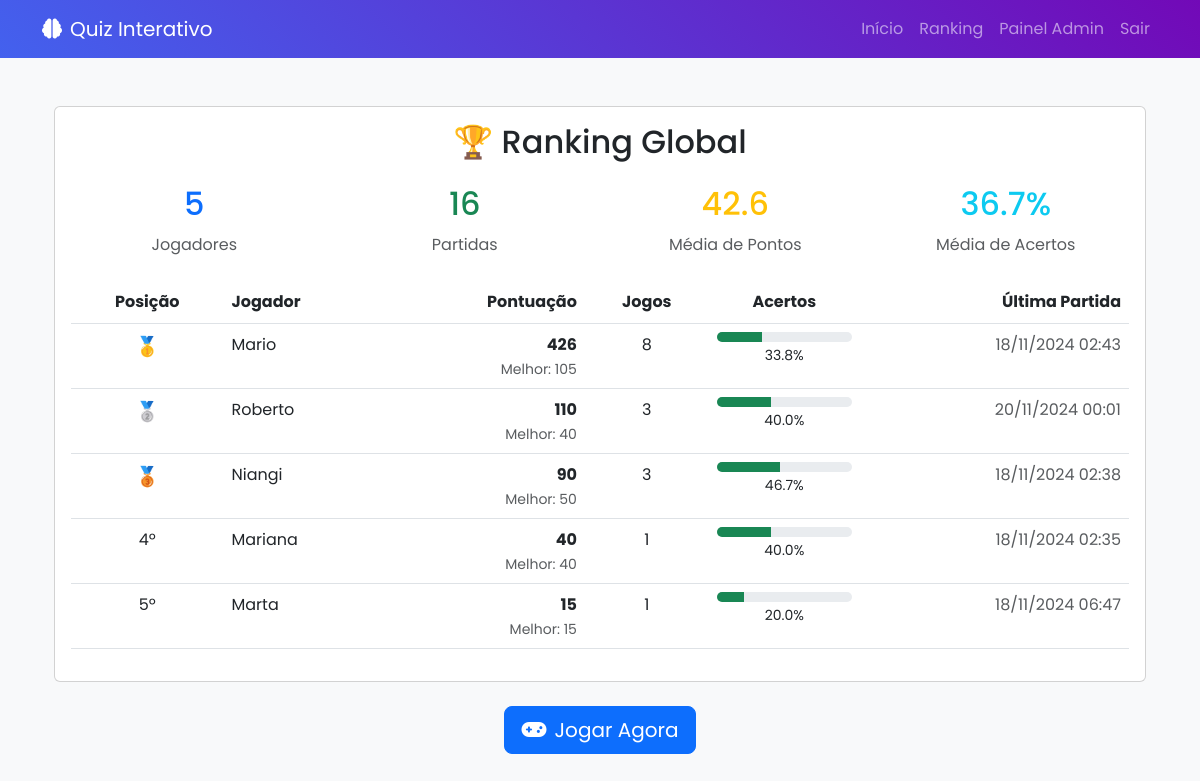
Page /ranking.php (signed in) on the committed database.
### tables this page shows
CREATE TABLE `jogadores` (
  `id` int(11) NOT NULL,
  `nome` varchar(100) NOT NULL,
  `pontuacao_total` int(11) DEFAULT 0,
  `melhor_pontuacao` int(11) DEFAULT 0,
  `jogos_completados` int(11) DEFAULT 0,
  `data_ultimo_jogo` timestamp NOT NULL DEFAULT current_timestamp() ON UPDATE current_timestamp(),
  `status` enum('ativo','inativo') NOT NULL DEFAULT 'ativo',
  `data_cadastro` datetime NOT NULL DEFAULT current_timestamp(),
  `ultima_partida` datetime DEFAULT NULL
);

### ranking.php (the view, shortened to what this page needs)
<?php
require_once 'includes/conexao.php';
try {
    $stmt = $conexao->query("
        SELECT
            j.id,
            j.nome,
            j.pontuacao_total,
            j.jogos_completados,
            COUNT(DISTINCT p.id) as total_partidas,
            MAX(p.pontuacao) as melhor_partida,
            AVG(p.pontuacao) as media_pontuacao,
            MAX(p.data_fim) as ultima_partida,
            SUM(p.acertos) as total_acertos,
            SUM(p.total_perguntas) as total_perguntas
        FROM jogadores j
        LEFT JOIN partidas p ON j.id = p.jogador_id
        WHERE p.status = 'finalizada'
        GROUP BY j.id
        ORDER BY j.pontuacao_total DESC
        LIMIT 100
    ");
    $ranking = $stmt->fetchAll(PDO::FETCH_ASSOC);
    $stmt = $conexao->query("
        SELECT
            COUNT(DISTINCT jogador_id) as total_jogadores,
            COUNT(*) as total_partidas,
            AVG(pontuacao) as media_pontuacao,
            MAX(pontuacao) as maior_pontuacao,
            AVG(acertos * 100.0 / total_perguntas) as media_acertos
        FROM partidas
        WHERE status = 'finalizada'
    ");
    $stats = $stmt->fetch(PDO::FETCH_ASSOC);
} catch(PDOException $e) {
    registrar_log('erro', 'Erro ao buscar ranking: ' . $e->getMessage());
    $ranking = [];
    $stats = [
        'total_jogadores' => 0,
        'total_partidas' => 0,
        'media_pontuacao' => 0,
        'maior_pontuacao' => 0,
        'media_acertos' => 0
    ];
}
require_once 'includes/header.php';
?>
<div class="container py-4">
    <div class="card mb-4">
        <div class="card-body">
            <h2 class="card-title text-center mb-4">🏆 Ranking Global</h2>
            <div class="row text-center mb-4">
                <div class="col-md-3">
                    <div class="h2 text-primary"><?php echo number_format($stats['total_jogadores']); ?></div>
                    <div class="text-muted">Jogadores</div>
                </div>
                <div class="col-md-3">
                    <div class="h2 text-success"><?php echo number_format($stats['total_partidas']); ?></div>
                    <div class="text-muted">Partidas</div>
                </div>
                <div class="col-md-3">
                    <div class="h2 text-warning"><?php echo number_format($stats['media_pontuacao'], 1); ?></div>
                    <div class="text-muted">Média de Pontos</div>
                </div>
                <div class="col-md-3">
                    <div class="h2 text-info"><?php echo number_format($stats['media_acertos'], 1); ?>%</div>
                    <div class="text-muted">Média de Acertos</div>
                </div>
            </div>
            <div class="table-responsive">
                <table class="table table-hover">
                    <thead>
                        <tr>
                            <th class="text-center">Posição</th>
                            <th>Jogador</th>
                            <th class="text-end">Pontuação</th>
                            <th class="text-center">Jogos</th>
                            <th class="text-center">Acertos</th>
                            <th class="text-end">Última Partida</th>
                        </tr>
                    </thead>
                    <tbody>
                        <?php if (empty($ranking)): ?>
                        <tr>
                            <td colspan="6" class="text-center py-4">
                                <i class="fas fa-info-circle me-2"></i>Nenhum jogador encontrado
                            </td>
                        </tr>
                        <?php else: ?>
                            <?php foreach ($ranking as $pos => $jogador):
                                $posicao = $pos + 1;
                                $taxa_acertos = $jogador['total_perguntas'] > 0
                                    ? ($jogador['total_acertos'] / $jogador['total_perguntas']) * 100
                                    : 0;
                            ?>
                            <tr class="<?php echo isset($_SESSION['jogador_id']) && $_SESSION['jogador_id'] == $jogador['id'] ? 'table-primary' : ''; ?>">
                                <td class="text-center">
                                    <?php if ($posicao <= 3): ?>
                                        <?php
                                        $medalha = match($posicao) {
                                            1 => '🥇',
                                            2 => '🥈',
                                            3 => '🥉'
                                        };
                                        echo "<span style='font-size: 1.2em;'>$medalha</span>";
                                        ?>
                                    <?php else: ?>
                                        <?php echo $posicao; ?>º
                                    <?php endif; ?>
                                </td>
                                <td>
                                    <?php echo htmlspecialchars($jogador['nome']); ?>
                                </td>
                                <td class="text-end">
                                    <strong><?php echo number_format($jogador['pontuacao_total']); ?></strong>
                                    <small class="text-muted d-block">
                                        Melhor: <?php echo number_format($jogador['melhor_partida']); ?>
                                    </small>
                                </td>
                                <td class="text-center">
                                    <?php echo $jogador['total_partidas']; ?>
                                </td>
                                <td class="text-center">
                                    <div class="progress" style="height: 10px;">
                                        <div class="progress-bar bg-success"
                                             role="progressbar"
                                             style="width: <?php echo $taxa_acertos; ?>%">
                                        </div>
                                    </div>
                                    <small><?php echo number_format($taxa_acertos, 1); ?>%</small>
                                </td>
                                <td class="text-end text-muted">
                                    <?php
                                        $data = new DateTime($jogador['ultima_partida']);
                                        echo $data->format('d/m/Y H:i');
                                    ?>
                                </td>
                            </tr>
                            <?php endforeach; ?>
                        <?php endif; ?>
                    </tbody>
                </table>
            </div>
        </div>
    </div>
    <div class="text-center">
        <a href="index.php" class="btn btn-primary btn-lg">
            <i class="fas fa-gamepad me-2"></i>Jogar Agora
        </a>
    </div>
</div>
<?php require_once 'includes/footer.php'; ?>

### assets/css/estilo.css (style rules this page uses)
:root { --cor-primaria: #4361ee; --cor-secundaria: #7209b7; --cor-acento: #3a0ca3; --cor-fundo: #f8f9fa; --cor-texto: #2b2d42; --cor-sucesso: #4caf50; --cor-erro: #f44336; }
body { font-family: 'Poppins', sans-serif; background-color: var(--cor-fundo); color: var(--cor-texto); line-height: 1.6; }

### rows in the picture
jogadores: medalha "🥇", nome "Mario", pontuacao_total "426", melhor_partida "105", total_partidas "8", $taxa_acertos 33.846153846154 (drawn), taxa_acertos "33.8", format "18/11/2024 02:43"
jogadores: medalha "🥈", nome "Roberto", pontuacao_total "110", melhor_partida "40", total_partidas "3", taxa_acertos "40.0", format "20/11/2024 00:01"
jogadores: medalha "🥉", nome "Niangi", pontuacao_total "90", melhor_partida "50", total_partidas "3", $taxa_acertos 46.666666666667 (drawn), taxa_acertos "46.7", format "18/11/2024 02:38"
jogadores: posicao "4", nome "Mariana", pontuacao_total "40", melhor_partida "40", total_partidas "1", taxa_acertos "40.0", format "18/11/2024 02:35"
jogadores: posicao "5", nome "Marta", pontuacao_total "15", melhor_partida "15", total_partidas "1", $taxa_acertos 20 (drawn), taxa_acertos "20.0", format "18/11/2024 06:47"

### other values in the picture
$stats['total_jogadores'] "5"
$stats['total_partidas'] "16"
$stats['media_pontuacao'] "42.6"
$stats['media_acertos'] "36.7"
